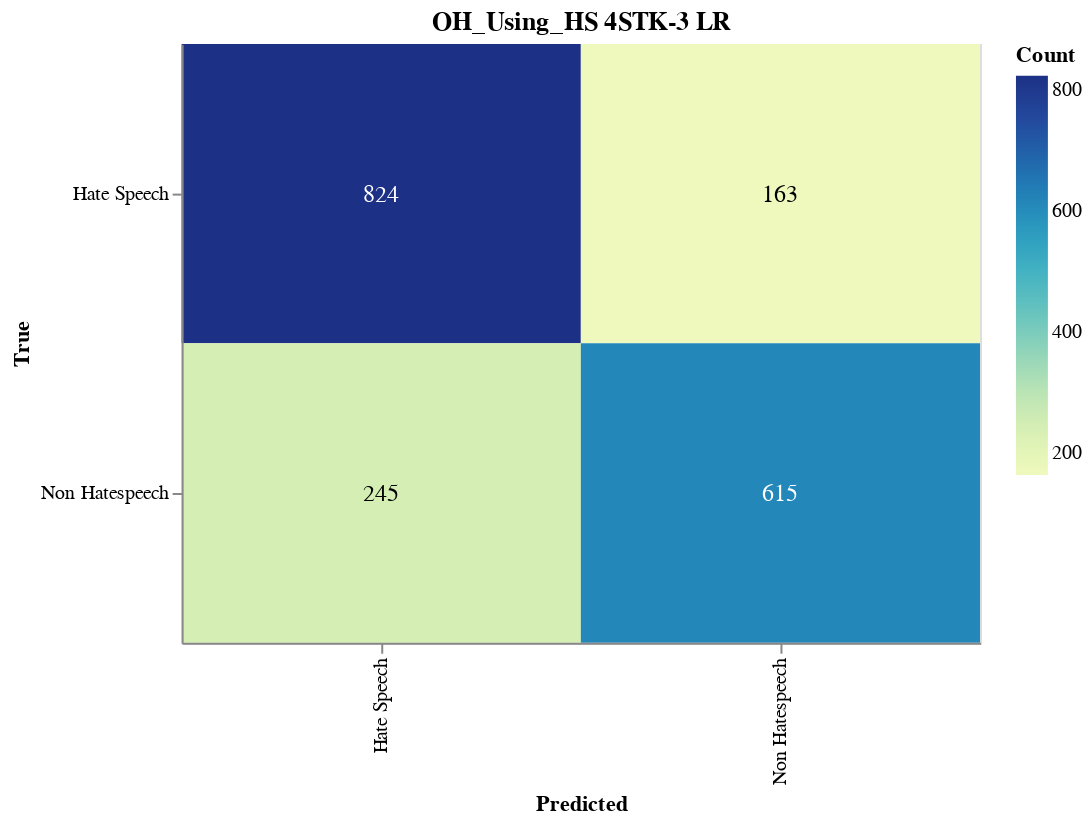

The notebook cell this image was saved under:
### Markdown cell above
#### Save CM

### Code cell
import altair as alt
import altair_saver
import pandas as pd
from sklearn.metrics import confusion_matrix

# Calculate the confusion matrix
cm = confusion_matrix(y_val, adjusted_predictions)

# Define class names
class_names = ['Hate Speech', 'Non Hatespeech']

# Convert confusion matrix to DataFrame
cm_df = pd.DataFrame(cm, index=class_names, columns=class_names).reset_index().melt(id_vars='index')
cm_df.columns = ['True', 'Predicted', 'Count']

# Ensure the order of categories
cm_df['True'] = pd.Categorical(cm_df['True'], categories=class_names, ordered=True)
cm_df['Predicted'] = pd.Categorical(cm_df['Predicted'], categories=class_names, ordered=True)

# Create the Altair plot
heatmap = alt.Chart(cm_df).mark_rect().encode(
    x=alt.X('Predicted:O', sort=class_names),
    y=alt.Y('True:O', sort=class_names),
    color='Count:Q',
    tooltip=['True', 'Predicted', 'Count']
).properties(
    width=400,
    height=300,
    title='OH_Using_HS 4STK-3 LR'
)

# Add text labels
text = heatmap.mark_text(
    align='center',
    baseline='middle',
    fontSize=12
).encode(
    text='Count:Q',
    color=alt.condition(
        alt.datum.Count > cm.max() / 2,
        alt.value('white'),
        alt.value('black')
    )
)

# Combine heatmap and text
final_chart = heatmap + text

# Display the plot
final_chart.show()

### Figure 1 — Vega-Lite specification as saved in the notebook (floating-point values rounded to 4 significant figures)
{"config": {"view": {"continuousWidth": 300, "continuousHeight": 300}}, "layer": [{"mark": {"type": "rect"}, "encoding": {"color": {"field": "Count", "type": "quantitative"}, "tooltip": [{"field": "True", "type": "ordinal"}, {"field": "Predicted", "type": "ordinal"}, {"field": "Count", "type": "quantitative"}], "x": {"field": "Predicted", "sort": ["Hate Speech", "Non Hatespeech"], "type": "ordinal"}, "y": {"field": "True", "sort": ["Hate Speech", "Non Hatespeech"], "type": "ordinal"}}, "title": "OH_Using_HS 4STK-3 LR"}, {"mark": {"type": "text", "align": "center", "baseline": "middle", "fontSize": 12}, "encoding": {"color": {"condition": {"test": "(datum.Count > 412.0)", "value": "white"}, "value": "black"}, "text": {"field": "Count", "type": "quantitative"}, "tooltip": [{"field": "True", "type": "ordinal"}, {"field": "Predicted", "type": "ordinal"}, {"field": "Count", "type": "quantitative"}], "x": {"field": "Predicted", "sort": ["Hate Speech", "Non Hatespeech"], "type": "ordinal"}, "y": {"field": "True", "sort": ["Hate Speech", "Non Hatespeech"], "type": "ordinal"}}, "title": "OH_Using_HS 4STK-3 LR"}], "data": {"name": "data-461aa3c85369a74aace403fd7b42da73"}, "height": 300, "width": 400, "$schema": "https://vega.github.io/schema/vega-lite/v5.17.0.json", "datasets": {"data-461aa3c85369a74aace403fd7b42da73": [{"True": "Hate Speech", "Predicted": "Hate Speech", "Count": 824}, {"True": "Non Hatespeech", "Predicted": "Hate Speech", "Count": 245}, {"True": "Hate Speech", "Predicted": "Non Hatespeech", "Count": 163}, {"True": "Non Hatespeech", "Predicted": "Non Hatespeech", "Count": 615}]}}
